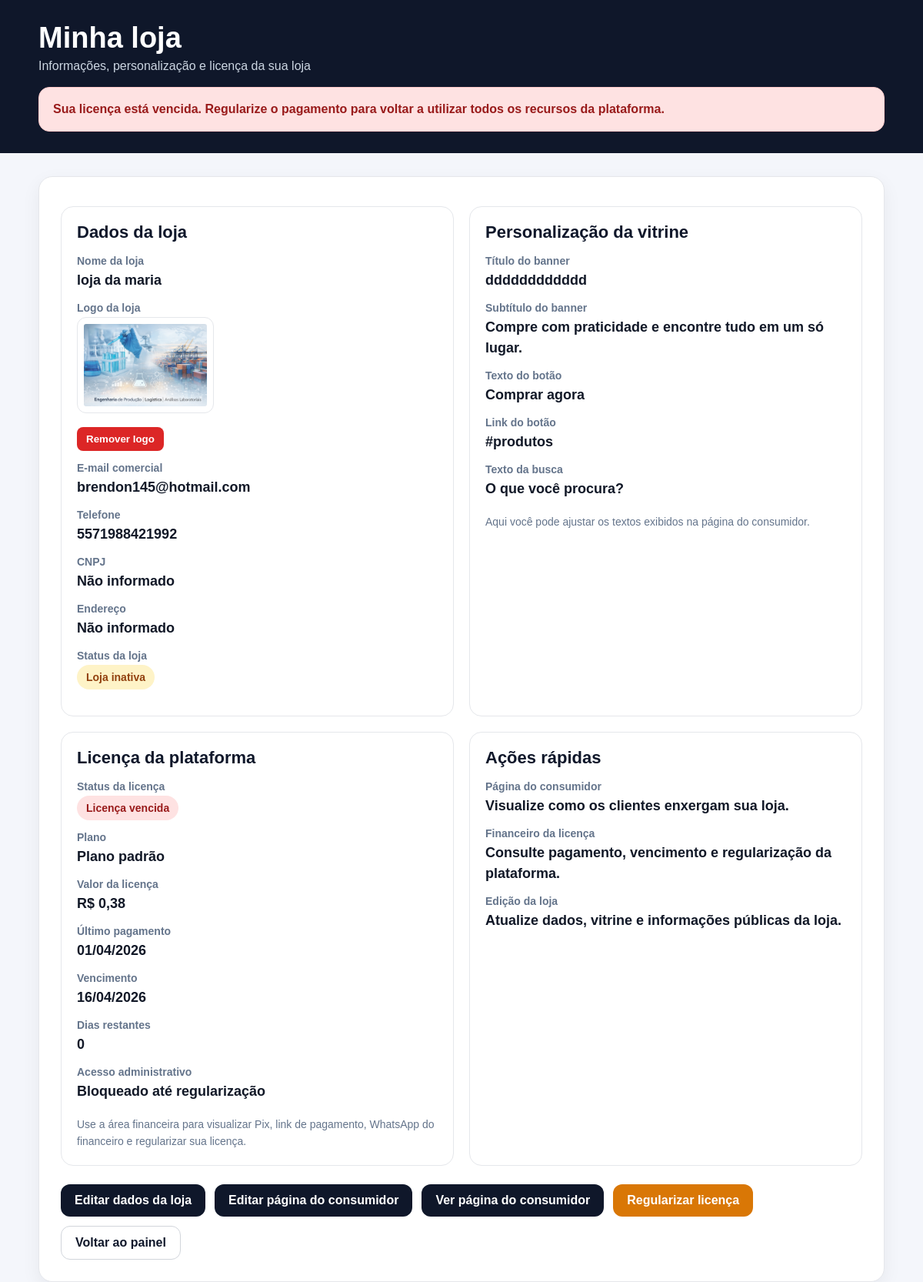
The app's page /painel/minha-loja/ (signed in) with its own data.
### lojas/models.py (models this page shows, shortened)
class Loja(models.Model):
    tipo_loja = models.CharField(
        max_length=30,
        choices=TIPOS_LOJA,
        default="outros",
        verbose_name="Tipo da loja"
    )
    dono = models.OneToOneField(
        User,
        on_delete=models.CASCADE,
        related_name="loja"
    )
    nome = models.CharField(max_length=150)
    slug = models.SlugField(max_length=160, unique=True, blank=True)
    descricao = models.TextField(blank=True, null=True)
    logo = models.ImageField(upload_to="lojas/", blank=True, null=True)
    email_comercial = models.EmailField(blank=True, null=True)
    telefone = models.CharField(max_length=30, blank=True, null=True)
    cnpj = models.CharField(max_length=30, blank=True, null=True)
    endereco = models.CharField(max_length=255, blank=True, null=True)
    banner_titulo = models.CharField(max_length=150, blank=True, null=True)
    banner_subtitulo = models.CharField(max_length=255, blank=True, null=True)
    banner_botao_texto = models.CharField(max_length=100, blank=True, null=True)
    banner_botao_link = models.CharField(max_length=255, blank=True, null=True)
    banner_cor_inicio = models.CharField(max_length=20, blank=True, null=True)
    banner_cor_fim = models.CharField(max_length=20, blank=True, null=True)
    banner_imagem = models.ImageField(upload_to="banners/", blank=True, null=True)
    texto_busca = models.CharField(max_length=150, blank=True, null=True)
    ativa = models.BooleanField(default=True)
    valor_licenca = models.DecimalField(max_digits=10, decimal_places=2, default=59.90)
    data_ultimo_pagamento = models.DateField(blank=True, null=True)
    data_vencimento_licenca = models.DateField(blank=True, null=True)
    status_licenca = models.CharField(
        max_length=20,
        choices=STATUS_LICENCA_CHOICES,
        default="pendente"
    )
    dominio = models.CharField(max_length=255, blank=True, null=True)
    link_pagamento = models.URLField(blank=True, null=True)
    chave_pix = models.CharField(max_length=255, blank=True, null=True)
    pix_copia_cola = models.TextField(blank=True, null=True)
    nome_recebedor = models.CharField(max_length=150, blank=True, null=True)
    whatsapp_financeiro = models.CharField(max_length=30, blank=True, null=True)
    aceitar_pix = models.BooleanField(default=True)
    aceitar_cartao = models.BooleanField(default=True)
    aceitar_whatsapp_financeiro = models.BooleanField(default=True)
    observacoes_licenca = models.TextField(blank=True, null=True)
    mp_preapproval_id = models.CharField(max_length=120, blank=True, null=True)
    mp_preapproval_status = models.CharField(max_length=50, blank=True, null=True)
    mp_preapproval_init_point = models.TextField(blank=True, null=True)
    cobranca_automatica_ativa = models.BooleanField(default=False)
    criado_em = models.DateTimeField(auto_now_add=True)
    atualizado_em = models.DateTimeField(auto_now=True)
    class Meta:
        ordering = ["nome"]
    def save(self, *args, **kwargs):
        super().save(*args, **kwargs)
    def verificar_licenca(self):
        hoje = timezone.localdate()
        if not self.data_vencimento_licenca:
            self.status_licenca = "pendente"
            self.ativa = False
            self.save(update_fields=["status_licenca", "ativa", "atualizado_em"])
            return
        if hoje > self.data_vencimento_licenca:
            self.status_licenca = "vencida"
            self.ativa = False
        else:
            self.status_licenca = "ativa"
            self.ativa = True
        self.save(update_fields=["status_licenca", "ativa", "atualizado_em"])
    @property
    def dias_restantes_licenca(self):
        if not self.data_vencimento_licenca:
            return 0
        dias = (self.data_vencimento_licenca - timezone.localdate()).days
        return max(dias, 0)

### lojas/views.py (the view)
# urls.py: path("painel/minha-loja/", minha_loja, name="minha_loja"),
def minha_loja(request):
    loja = get_loja_do_dono(request)
    if not loja:
        return redirect("login_loja")
    loja.verificar_licenca()
    if loja.dominio and loja.dominio not in [
        "nexastoreofficial.com.br",
        "www.nexastoreofficial.com.br",
    ]:
        loja_url_publica = f"https://{loja.dominio}"
    else:
        loja_url_publica = f"https://{loja.slug}.nexastoreofficial.com.br"
    return render(request, "minha_loja.html", {
        "loja": loja,
        "licenca_bloqueada": loja_com_licenca_bloqueada(loja),
        "loja_url_publica": loja_url_publica,
    })

### templates/minha_loja.html (shortened to what this page needs)
<!DOCTYPE html>
<html lang="pt-BR">
<head>
</head>
<body>
    <div class="topo">
        <div class="wrap">
            <h1 class="titulo">Minha loja</h1>
            <p class="subtitulo">Informações, personalização e licença da sua loja</p>
            {% if loja.status_licenca == "ativa" %}
                <div class="alerta alerta-verde">
                    Sua licença está ativa e a área administrativa está liberada.
                </div>
            {% elif loja.status_licenca == "vencida" %}
                <div class="alerta alerta-vermelho">
                    Sua licença está vencida. Regularize o pagamento para voltar a utilizar todos os recursos da plataforma.
                </div>
            {% else %}
                <div class="alerta alerta-amarelo">
                    Sua licença está pendente. Finalize o pagamento para liberar o acesso completo do sistema.
                </div>
            {% endif %}
        </div>
    </div>
    <div class="wrap">
        <div class="box">
            <div class="grid">
                <div class="card">
                    <h3>Dados da loja</h3>
                    <div class="linha">
                        <strong>Nome da loja</strong>
                        <div class="valor">{{ loja.nome }}</div>
                    </div>
                    <div class="linha">
    <strong>Logo da loja</strong>
    <div class="valor logo-box">
        {% if loja.logo %}
            <img src="{{ loja.logo.url }}" alt="Logo da loja" id="logoAtual">
            <div style="margin-top:10px;">
                <button
                    type="button"
                    onclick="removerLogo()"
                    style="background:#dc2626;color:white;border:none;padding:8px 12px;border-radius:8px;cursor:pointer;font-weight:bold;"
                >
                    Remover logo
                </button>
            </div>
        {% else %}
            Não cadastrada
        {% endif %}
    </div>
</div>
                    <div class="linha">
                        <strong>E-mail comercial</strong>
                        <div class="valor">
                            {% if loja.email_comercial %}
                                {{ loja.email_comercial }}
                            {% else %}
                                Não informado
                            {% endif %}
                        </div>
                    </div>
                    <div class="linha">
                        <strong>Telefone</strong>
                        <div class="valor">
                            {% if loja.telefone %}
                                {{ loja.telefone }}
                            {% else %}
                                Não informado
                            {% endif %}
                        </div>
                    </div>
                    <div class="linha">
                        <strong>CNPJ</strong>
                        <div class="valor">
                            {% if loja.cnpj %}
                                {{ loja.cnpj }}
                            {% else %}
                                Não informado
                            {% endif %}
                        </div>
                    </div>
                    <div class="linha">
                        <strong>Endereço</strong>
                        <div class="valor">
                            {% if loja.endereco %}
                                {{ loja.endereco }}
                            {% else %}
                                Não informado
                            {% endif %}
                        </div>
                    </div>
                    <div class="linha">
                        <strong>Status da loja</strong>
                        {% if loja.ativa %}
                            <span class="status-ok">Loja ativa</span>
                        {% else %}
                            <span class="status-alerta">Loja inativa</span>
                        {% endif %}
                    </div>
                </div>
                <div class="card">
                    <h3>Personalização da vitrine</h3>
                    <div class="linha">
                        <strong>Título do banner</strong>
                        <div class="valor">{{ loja.banner_titulo|default:"Não configurado" }}</div>
                    </div>
                    <div class="linha">
                        <strong>Subtítulo do banner</strong>
                        <div class="valor">{{ loja.banner_subtitulo|default:"Não configurado" }}</div>
                    </div>
                    <div class="linha">
                        <strong>Texto do botão</strong>
                        <div class="valor">{{ loja.banner_botao_texto|default:"Não configurado" }}</div>
                    </div>
                    <div class="linha">
                        <strong>Link do botão</strong>
                        <div class="valor">{{ loja.banner_botao_link|default:"Não configurado" }}</div>
                    </div>
                    <div class="linha">
                        <strong>Texto da busca</strong>
                        <div class="valor">{{ loja.texto_busca|default:"Não configurado" }}</div>
                    </div>
                    <div class="observacao">
                        Aqui você pode ajustar os textos exibidos na página do consumidor.
                    </div>
                </div>
                <div class="card">
                    <h3>Licença da plataforma</h3>
                    <div class="linha">
                        <strong>Status da licença</strong>
                        {% if loja.status_licenca == "ativa" %}
                            <span class="status-ok">Licença ativa</span>
                        {% elif loja.status_licenca == "vencida" %}
                            <span class="status-erro">Licença vencida</span>
                        {% else %}
                            <span class="status-alerta">Licença pendente</span>
                        {% endif %}
                    </div>
                    <div class="linha">
                        <strong>Plano</strong>
                        <div class="valor">Plano padrão</div>
                    </div>
                    <div class="linha">
                        <strong>Valor da licença</strong>
                        <div class="valor">R$ {{ loja.valor_licenca|floatformat:2 }}</div>
                    </div>
                    <div class="linha">
                        <strong>Último pagamento</strong>
                        <div class="valor">
                            {% if loja.data_ultimo_pagamento %}
                                {{ loja.data_ultimo_pagamento|date:"d/m/Y" }}
                            {% else %}
                                Ainda não registrado
                            {% endif %}
                        </div>
                    </div>
                    <div class="linha">
                        <strong>Vencimento</strong>
                        <div class="valor">
                            {% if loja.data_vencimento_licenca %}
                                {{ loja.data_vencimento_licenca|date:"d/m/Y" }}
                            {% else %}
                                Ainda não definido
                            {% endif %}
                        </div>
                    </div>
                    <div class="linha">
                        <strong>Dias restantes</strong>
                        <div class="valor">{{ loja.dias_restantes_licenca }}</div>
                    </div>
                    <div class="linha">
                        <strong>Acesso administrativo</strong>
                        <div class="valor">
                            {% if licenca_bloqueada %}
                                Bloqueado até regularização
                            {% else %}
                                Liberado
                            {% endif %}
                        </div>
                    </div>
                    <div class="observacao">
                        Use a área financeira para visualizar Pix, link de pagamento, WhatsApp do financeiro e regularizar sua licença.
                    </div>
                </div>
                <div class="card">
                    <h3>Ações rápidas</h3>
                    <div class="linha">
                        <strong>Página do consumidor</strong>
                        <div class="valor">Visualize como os clientes enxergam sua loja.</div>
                    </div>
                    <div class="linha">
                        <strong>Financeiro da licença</strong>
                        <div class="valor">Consulte pagamento, vencimento e regularização da plataforma.</div>
                    </div>
                    <div class="linha">
                        <strong>Edição da loja</strong>
                        <div class="valor">Atualize dados, vitrine e informações públicas da loja.</div>
                    </div>
                </div>
            </div>
            <div class="botoes">
                <a href="{% url 'editar_dados_loja' %}" class="botao">Editar dados da loja</a>
                <a href="{% url 'editar_vitrine' %}" class="botao">Editar página do consumidor</a>
                <a href="{{ loja_url_publica }}" target="_blank" class="botao">Ver página do consumidor</a>
                {% if licenca_bloqueada %}
                    <a href="{% url 'financeiro_loja' %}" class="botao botao-amarelo">Regularizar licença</a>
                {% else %}
                    <a href="{% url 'financeiro_loja' %}" class="botao botao-verde">Financeiro da licença</a>
                {% endif %}
                <a href="{% url 'painel_loja' %}" class="botao-claro">Voltar ao painel</a>
            </div>
        </div>
    </div>
</body>
</html>

### records on screen
Loja: nome "loja da maria", logo (picture), email_comercial "brendon145@hotmail.com", telefone "5571988421992", banner_titulo "dddddddddddd", banner_subtitulo "Compre com praticidade e encontre tudo em um só lugar.", banner_botao_texto "Comprar agora", banner_botao_link "#produtos", texto_busca "O que você procura?", valor_licenca "0,38", data_ultimo_pagamento "01/04/2026", data_vencimento_licenca "16/04/2026", dias_restantes_licenca "0"
